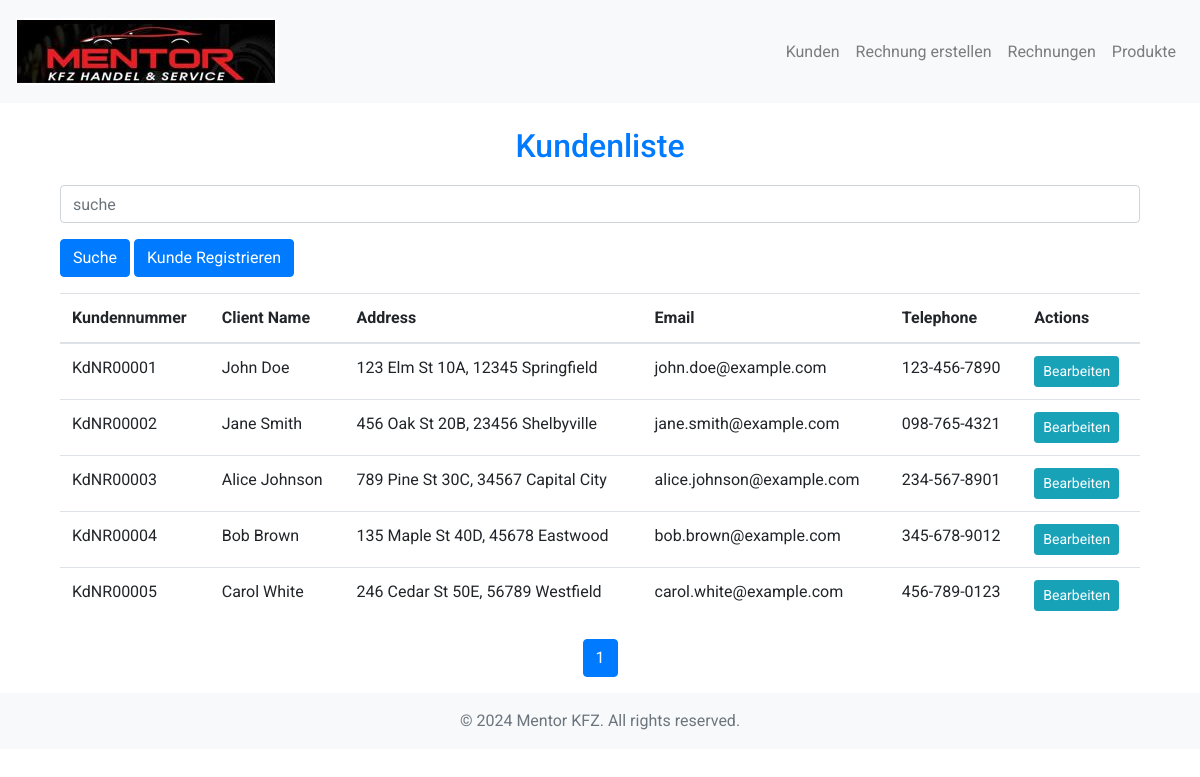
The app's page /client/list_clients.php with its own data.
### tables this page shows
CREATE TABLE IF NOT EXISTS clients (
    id INT(11) AUTO_INCREMENT PRIMARY KEY,
    name VARCHAR(255) NOT NULL,
    street VARCHAR(255) NOT NULL,
    house_number VARCHAR(50) NOT NULL,
    postal_code VARCHAR(20) NOT NULL,
    city VARCHAR(255) NOT NULL,
    country VARCHAR(255) NOT NULL,
    phone VARCHAR(20),
    email VARCHAR(255) NOT NULL,
    kundennummer VARCHAR(50) NOT NULL UNIQUE
);

### client/list_clients.php (the view, shortened to what this page needs)
<?php
include '../includes/header.php';
$conn = new mysqli(DB_SERVER, DB_USER, DB_PASSWORD, DB_DATABASE);
$items_per_page = 50;
$page = isset($_GET['page']) ? intval($_GET['page']) : 1;
$offset = ($page - 1) * $items_per_page;
$search_query = isset($_GET['search']) ? $_GET['search'] : '';
$search_query = $conn->real_escape_string($search_query);
$total_sql = "SELECT COUNT(*) AS total FROM clients WHERE name LIKE ? OR kundennummer LIKE ?";
$total_stmt = $conn->prepare($total_sql);
$search_pattern = '%' . $search_query . '%';
$total_stmt->bind_param('ss', $search_pattern, $search_pattern);
$total_stmt->execute();
$total_result = $total_stmt->get_result();
$total_row = $total_result->fetch_assoc();
$total_customers = $total_row['total'];
$customer_sql = "SELECT * FROM clients WHERE name LIKE ? OR kundennummer LIKE ? LIMIT ? OFFSET ?";
$customer_stmt = $conn->prepare($customer_sql);
$customer_stmt->bind_param('ssii', $search_pattern, $search_pattern, $items_per_page, $offset);
$customer_stmt->execute();
$customer_result = $customer_stmt->get_result();
?>
<div class="container mt-4">
    <h2>Kundenliste</h2>
    <form action="list_clients.php" method="GET">
        <div class="form-group">
            <input type="text" class="form-control" placeholder="suche" id="Search" name="search" value="<?php echo htmlspecialchars($search_query); ?>">
        </div>
        <button type="submit" class="btn btn-primary">Suche</button>
        <a href="/kfz-app/client/register_client.php" class="btn btn-primary">Kunde Registrieren</a>
    </form>
    <table class="table mt-3">
        <thead>
            <tr>
                <th>Kundennummer</th>
                <th>Client Name</th>
                <th>Address</th>
                <th>Email</th>
                <th>Telephone</th>
                <th>Actions</th>
            </tr>
        </thead>
        <tbody>
            <?php while ($customer = $customer_result->fetch_assoc()): ?>
                <tr>
                    <td><?php echo htmlspecialchars($customer['kundennummer']); ?></td>
                    <td><?php echo htmlspecialchars($customer['name']); ?></td>
                    <td><?php echo htmlspecialchars($customer['street'] . ' ' . $customer['house_number'] . ', ' . $customer['postal_code'] . ' ' . $customer['city']); ?></td>
                    <td><?php echo htmlspecialchars($customer['email']); ?></td>
                    <td><?php echo htmlspecialchars($customer['phone']); ?></td>
                    <td>
                        <a href="edit_client.php?client_id=<?php echo htmlspecialchars($customer['id']); ?>" class="btn btn-info btn-sm">Bearbeiten</a>
                    </td>
                </tr>
            <?php endwhile; ?>
        </tbody>
    </table>
    <nav aria-label="Page navigation">
    <ul class="pagination justify-content-center">
        <?php
        $total_pages = ceil($total_customers / $items_per_page);
        $max_links = 10;
        $start_page = max(1, $page - floor($max_links / 2));
        $end_page = min($total_pages, $page + floor($max_links / 2));
        if ($end_page - $start_page + 1 < $max_links) {
            if ($start_page == 1) {
                $end_page = min($total_pages, $start_page + $max_links - 1);
            } else {
                $start_page = max(1, $end_page - $max_links + 1);
            }
        }
        for ($i = $start_page; $i <= $end_page; $i++) {
            echo '<li class="page-item ' . ($i == $page ? 'active' : '') . '"><a class="page-link" href="list_clients.php?page=' . $i . '&search=' . urlencode($search_query) . '">' . $i . '</a></li>';
        }
        ?>
    </ul>
</nav>
</div>
<?php
include '../includes/footer.php';
?>

### includes/header.php (shortened to what this page needs)
<!DOCTYPE html>
<html lang="de-DE">
<head>
    <link href="/kfz-app/assets/css/bootstrap-min.css" rel="stylesheet">
    <link href="/kfz-app/assets/css/style.css" rel="stylesheet">
</head>
<body>
<nav class="navbar navbar-expand-lg navbar-light bg-light">
        <a class="navbar-brand" href="/kfz-app/index.php">
        <img class="navbar-brand"  src="/kfz-app//assets/images/mentor-logo.JPG" alt="Logo">
        </a>
        <div class="collapse navbar-collapse" id="navbarNav">
            <ul class="navbar-nav ml-auto">
                <li class="nav-item">
                    <a class="nav-link" href="/kfz-app/client/list_clients.php">Kunden</a>
                </li>
                <li class="nav-item">
                    <a class="nav-link" href="/kfz-app/invoice/create_invoice.php">Rechnung erstellen</a>
                </li>
                <li class="nav-item">
                    <a class="nav-link" href="/kfz-app/invoice/list_invoices.php">Rechnungen</a>
                </li>
                <li class="nav-item">
                    <a class="nav-link" href="/kfz-app/product/list_products.php">Produkte</a>
                </li>
            </ul>
        </div>
    </nav>
    <div class="container mt-4">

### includes/footer.php (shortened to what this page needs)
</div>
    <footer class="footer mt-auto py-3 bg-light">
        <div class="container text-center">
            <span class="text-muted">&copy; <?php echo date("Y"); ?> Mentor KFZ. All rights reserved.</span>
        </div>
    </footer>
</body>
</html>

### assets/css/style.css (style rules this page uses)
body { font-family: 'Roboto', sans-serif; }
h2 { font-size: 2rem; color: #007bff; text-align: center; margin-bottom: 20px; }

### records on screen
clients: kundennummer "KdNR00001", name "John Doe", street+house_number+postal_code "123 Elm St 10A, 12345 Springfield", email "john.doe@example.com", phone "123-456-7890"
clients: kundennummer "KdNR00002", name "Jane Smith", street+house_number+postal_code "456 Oak St 20B, 23456 Shelbyville", email "jane.smith@example.com", phone "098-765-4321"
clients: kundennummer "KdNR00003", name "Alice Johnson", street+house_number+postal_code "789 Pine St 30C, 34567 Capital City", email "alice.johnson@example.com", phone "234-567-8901"
clients: kundennummer "KdNR00004", name "Bob Brown", street+house_number+postal_code "135 Maple St 40D, 45678 Eastwood", email "bob.brown@example.com", phone "345-678-9012"
clients: kundennummer "KdNR00005", name "Carol White", street+house_number+postal_code "246 Cedar St 50E, 56789 Westfield", email "carol.white@example.com", phone "456-789-0123"
